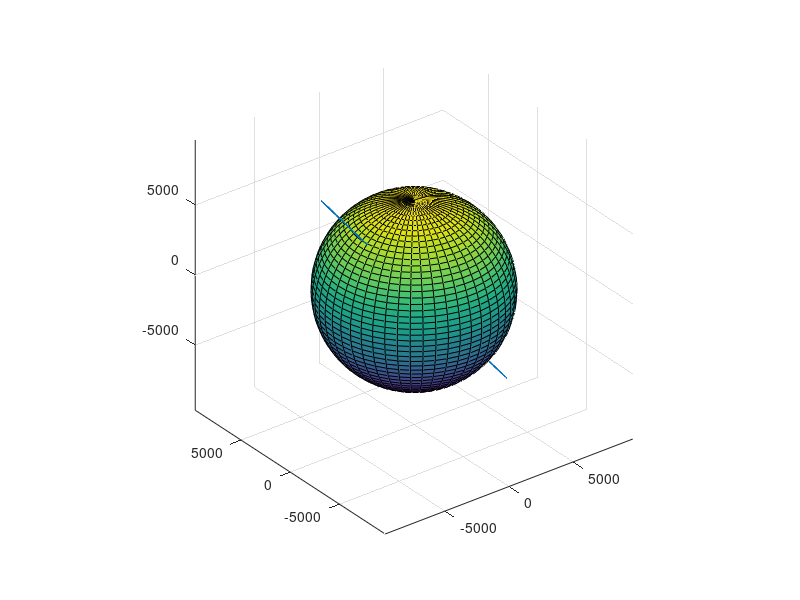

Write MATLAB code to recreate this figure.
close all
clear all
a=12610,0;
e=0,2656;
i=1,0430;
omega=1,8790;
w=2,4080;
Re = 6.37e6; %raggio della terra
figure(1);
[x,y,z] = sphere(50); %crea tre matrici N+1 * N+1
s = surf(Re*x/1e3,Re*y/1e3,Re*z/1e3); % create a sphere
axis equal
hold on
p=a(1-e^2); 

R= [   cos(omega)*cos(w) - sin(omega)*cos(i)*sin(w), sin(omega)*cos(w) + cos(omega)*cos(i)*sin(w), sin(i)*sin(w);
    - cos(omega)*sin(w) - sin(omega)*cos(i)*cos(w), cos(omega)*cos(i)*cos(w) - sin(omega)*sin(w), cos(w)*sin(i);
                      sin(omega)*sin(i),                                 -cos(omega)*sin(i),            cos(i)] %rotazione per passare da ijk a perifocale

X=zeros(360,1);
Y=zeros(360,1);
Z=zeros(360,1);
teta=0:1:359;
for i=1:360
   x=zeros(3,1);
   r= p/(1+e*cos(teta(i)));
   rvect=zeros(3,1);
   rvect(1)=r*cos(teta(i));
   revect(2)=r*sin(teta(i)); 
   x=R'*rvect;
   X(i)=x(1);
   Y(i)=x(2);
   Z(i)=x(3);
end
hold on
plot3(X,Y,Z)
